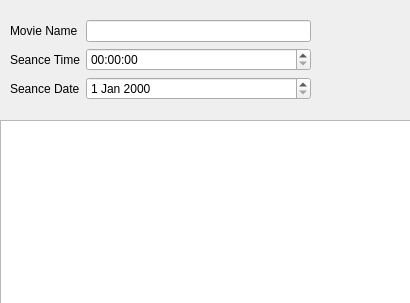
<?xml version="1.0" encoding="UTF-8"?>
<ui version="4.0">
 <class>PaymentsDetails</class>
 <widget class="QDialog" name="PaymentsDetails">
  <property name="geometry">
   <rect>
    <x>0</x>
    <y>0</y>
    <width>410</width>
    <height>303</height>
   </rect>
  </property>
  <property name="windowTitle">
   <string>Payments Dialog</string>
  </property>
  <widget class="QTableView" name="paymentsDetailsTableView">
   <property name="geometry">
    <rect>
     <x>0</x>
     <y>120</y>
     <width>411</width>
     <height>191</height>
    </rect>
   </property>
  </widget>
  <widget class="QWidget" name="layoutWidget">
   <property name="geometry">
    <rect>
     <x>10</x>
     <y>20</y>
     <width>301</width>
     <height>80</height>
    </rect>
   </property>
   <layout class="QFormLayout" name="formLayout">
    <item row="0" column="0">
     <widget class="QLabel" name="label">
      <property name="text">
       <string>Movie Name</string>
      </property>
     </widget>
    </item>
    <item row="0" column="1">
     <widget class="QLineEdit" name="lMovieName"/>
    </item>
    <item row="1" column="0">
     <widget class="QLabel" name="label_3">
      <property name="text">
       <string>Seance Time</string>
      </property>
     </widget>
    </item>
    <item row="1" column="1">
     <widget class="QTimeEdit" name="tSeanceTime"/>
    </item>
    <item row="2" column="1">
     <widget class="QDateEdit" name="seanceDate"/>
    </item>
    <item row="2" column="0">
     <widget class="QLabel" name="label_2">
      <property name="text">
       <string>Seance Date</string>
      </property>
     </widget>
    </item>
   </layout>
  </widget>
 </widget>
 <resources/>
 <connections/>
</ui>
